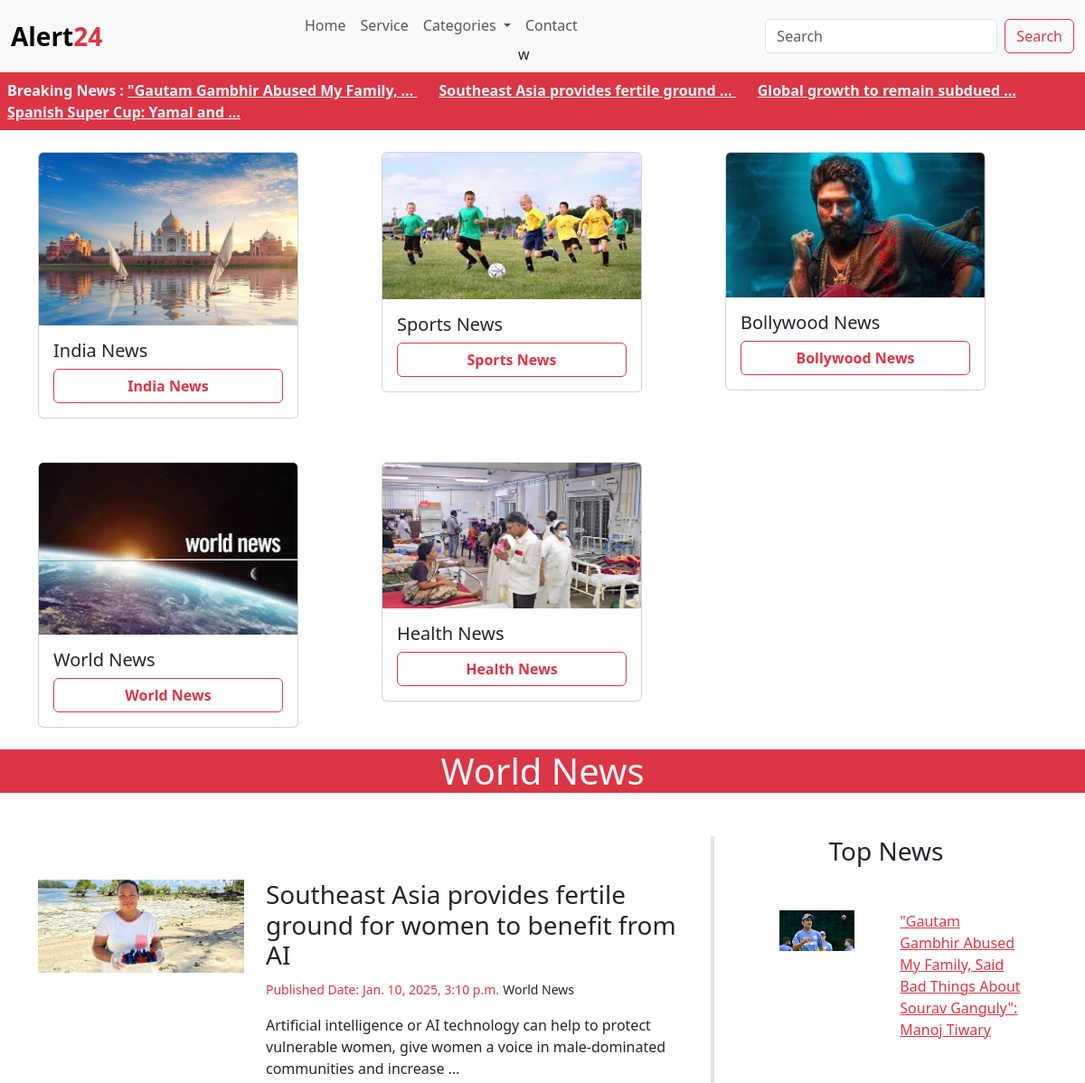
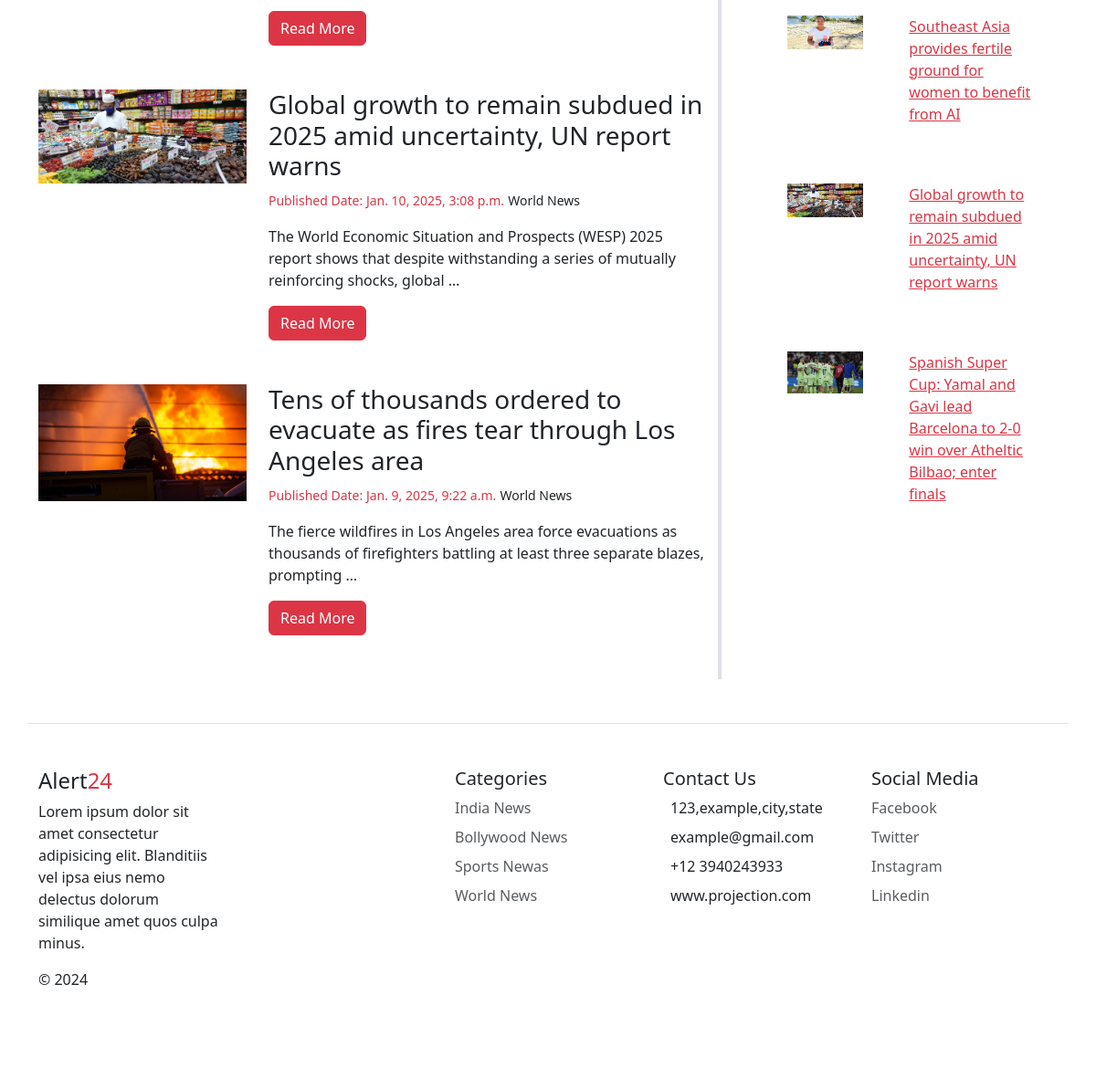
Screenshot of /world/ with the database file from the repository (2 pictures, top to bottom).
### main/models.py (models this page shows)
class News(models.Model):
    category =models.ForeignKey(Categories, on_delete=models.CASCADE)
    title=models.CharField(max_length=250)
    description=models.TextField()
    image=models.ImageField(upload_to='news/')
    date=models.DateTimeField(auto_now=True)
    class Meta:
        verbose_name_plural='News'

class Categories(models.Model):
    title= models.CharField(max_length=250)
    image= models.ImageField(upload_to='category/')
    class Meta:
        verbose_name_plural='Category'
    def __str__(self):
        return self.title

### alert24/views.py (the view)
# urls.py: path('world/', views.world , name='world'),
def world(request):
    category = Categories.objects.all()
    worldNews= News.objects.filter(category__title="World News").order_by('-id')
    topNews=News.objects.all().order_by('-id')[ :4] #% used for slice the news and display only limietd news#
    context={
            'categories': category,
            'worldNews': worldNews,
            'topNews':topNews
            }
    return render (request,'categories/world.html', context)

### templates/categories/world.html
{% extends "base.html" %}
{% block news %}
<section>
  <div class="page"><h1 class='bg-danger text-center text-light'>World News</h1></div>
  <div class="container">
    <div class="row my-5">
      <div class="col-md-8 border-end border-4">
        {% for news in worldNews %}
        <div class="row  my-5">
            <div class="col-md-4">
              <img src="/media/{{ news.image }}" alt="" class='img-fluid'>
            </div>
            <div class="col-md-8">
              <h3>{{news.title}}</h3>
              <small class='text-danger'> Published Date: {{ news.date }}</small>
              <small>{{ news.category }}</small>
              <p class='mt-3'>{{news.description |  truncatewords:20}}</p>
              <a href="" class='btn btn-danger'>Read More</a>
            </div>
          </div>
        {% endfor %}
      </div>
      <div class="col-md-4">
        <h3 class='text-center'>Top News</h3>
      {% for news in  topNews %}
      <a href="" class='link-danger'>
        <div class="row mt-5 ms-5">
          <div class="col-md-4">
            <img src="/media/{{ news.image }}" alt="" class='img-fluid'>
          </div>
          <div class="col-md-6 offset-1">
            <p class=''>{{ news.title  }}</p>
          </div>
        </div>
       </a>
      {% endfor %}
      </div>
    </div>
  </div>
</section>
{% endblock news %}

### templates/base.html (shortened to what this page needs)
<!DOCTYPE html>
<html lang="en">
<head>
    <link href="https://cdn.jsdelivr.net/npm/bootstrap@5.3.3/dist/css/bootstrap.min.css" rel="stylesheet">
    <link rel="stylesheet" href="static/css/style.css">
</head>
<body>
    <nav class="navbar navbar-expand-lg bg-body-tertiary">
        <div class="container-fluid">
          <a class="navbar-brand fw-bold fs-3" href="{% url 'home'%}">Alert<span class='text-danger '>24</span></a>
          <div class="collapse navbar-collapse" id="navbarSupportedContent">
            <ul class="navbar-nav m-auto mb-2 mb-lg-0  ">
              <li class="nav-item">
                <a class="nav-link " aria-current="page" href="{% url 'home'%}">Home</a>
              </li>
              <li class="nav-item">
                <a class="nav-link" href="#">Service</a>
              </li>
              <li class="nav-item dropdown">
                <a class="nav-link dropdown-toggle" href="#" role="button" data-bs-toggle="dropdown" aria-expanded="false">
                  Categories
                </a>
              </li>
              <li class="nav-item">
                <a class="nav-link" href="#">Contact</a>w
              </li>
            </ul>
            <form class="d-flex" role="search">
              <input class="form-control me-2" type="search" placeholder="Search" aria-label="Search">
              <button class="btn btn-outline-danger" type="submit" >Search</button>
            </form>
          </div>
        </div>
      </nav>
      <marquee onmouseover='stop()' onmouseleave='start()' class='bg-danger text-white p-2 fw-bold'> Breaking News :
        {% for top in  topNews %}
        <a href="" class='link-light me-4'>
          {{ top.title | truncatewords:5 }}
        </a>
        {% endfor %}
      </marquee>
<section class='categories'>
<div class="container">
  <div class="row">
    {% for category in categories %}
    <div class="col-lg-4 my-4">
      <div class="card text-decoration-none" style="width: 18rem;">
          <img src="/media/{{category.image}}" class="card-img-top" alt="...">
          <div class="card-body">
          <h5 class="card-title">{{category.title}}</h5>
          <a href="
          {% if category.title == 'India News' %}
              {% url 'india' %}
          {% elif category.title == 'World News' %}
              {% url 'world' %}
          {% elif category.title == 'Health News' %}
              {% url 'health' %}
          {% endif %}
          " class="btn btn-outline-danger  w-100 fw-bold">
          {{category.title}}
        </a>
          </div>
      </div>
  </div>
    {% endfor %}
  </div>
</div>
</section>
      {% block news %}{% endblock news %}
     <div class="container">
        <footer class="row row-cols-1 row-cols-sm-2 row-cols-md-5 py-5 my-5 border-top">
          <div class="col mb-3">
            <h4>Alert<span class='text-danger'>24</span></h4>
            <p>Lorem ipsum dolor sit amet consectetur adipisicing elit. Blanditiis vel ipsa eius nemo delectus dolorum similique amet quos culpa minus.</p>
            <p>© 2024</p>
          </div>
          <div class="col mb-3">
          </div>
          <div class="col mb-3">
            <h5>Categories</h5>
            <ul class="nav flex-column">
              <li class="nav-item mb-2"><a href="#" class="nav-link p-0 text-body-secondary">India News</a></li>
              <li class="nav-item mb-2"><a href="#" class="nav-link p-0 text-body-secondary">Bollywood News</a></li>
              <li class="nav-item mb-2"><a href="#" class="nav-link p-0 text-body-secondary">Sports Newas</a></li>
              <li class="nav-item mb-2"><a href="#" class="nav-link p-0 text-body-secondary">World News</a></li>
            </ul>
          </div>
          <div class="col mb-3">
            <h5>Contact Us</h5>
            <p class='m-2'>123,example,city,state</p>
            <p class='m-2'>example@gmail.com</p>
            <p class='m-2'>+12 3940243933</p>
            <p class='m-2'>www.projection.com</p>
          </div>
          <div class="col mb-3">
            <h5>Social Media</h5>
            <ul class="nav flex-column">
              <li class="nav-item mb-2"><a href="#" class="nav-link p-0 text-body-secondary">Facebook</a></li>
              <li class="nav-item mb-2"><a href="#" class="nav-link p-0 text-body-secondary">Twitter</a></li>
              <li class="nav-item mb-2"><a href="#" class="nav-link p-0 text-body-secondary">Instagram</a></li>
              <li class="nav-item mb-2"><a href="#" class="nav-link p-0 text-body-secondary">Linkedin</a></li>
            </ul>
          </div>
        </footer>
      </div>
</body>
</html>

### rows the page displays
News: title "\"Gautam Gambhir Abused My Family, …", image (picture), title "\"Gautam Gambhir Abused My Family, Said Bad Things About Sourav Ganguly\": Manoj Tiwary"
News: title "Southeast Asia provides fertile ground …", image (picture), title "Southeast Asia provides fertile ground for women to benefit from AI", date "Jan. 10, 2025, 3:10 p.m.", category "World News", description "Artificial intelligence or AI technology can help to protect vulnerable women, give women a voice in male-dominated communities and increase …"
News: title "Global growth to remain subdued …", image (picture), title "Global growth to remain subdued in 2025 amid uncertainty, UN report warns", date "Jan. 10, 2025, 3:08 p.m.", category "World News", description "The World Economic Situation and Prospects (WESP) 2025 report shows that despite withstanding a series of mutually reinforcing shocks, global …"
News: title "Spanish Super Cup: Yamal and …", image (picture), title "Spanish Super Cup: Yamal and Gavi lead Barcelona to 2-0 win over Atheltic Bilbao; enter finals"
Categories: image (picture), title "India News"
Categories: image (picture), title "Sports News"
Categories: image (picture), title "Bollywood News"
Categories: image (picture), title "World News"
Categories: image (picture), title "Health News"
News: image (picture), title "Tens of thousands ordered to evacuate as fires tear through Los Angeles area", date "Jan. 9, 2025, 9:22 a.m.", category "World News", description "The fierce wildfires in Los Angeles area force evacuations as thousands of firefighters battling at least three separate blazes, prompting …"
